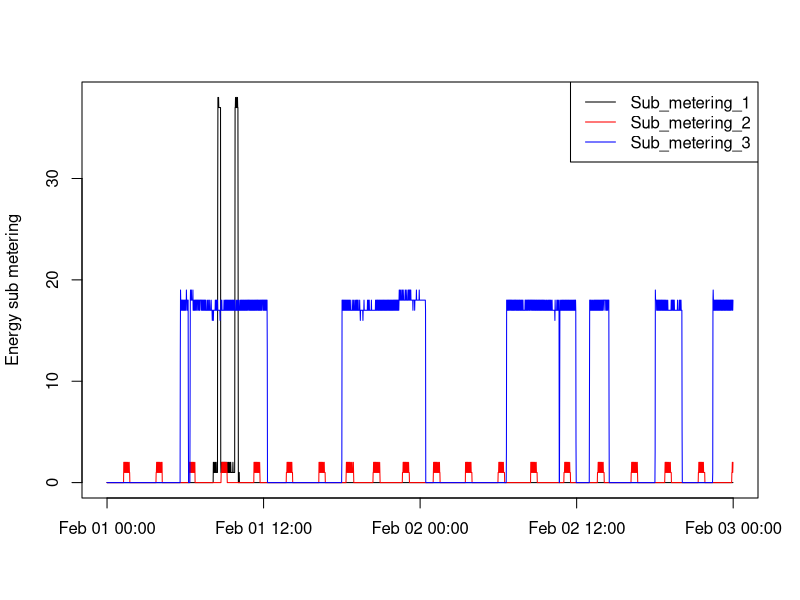
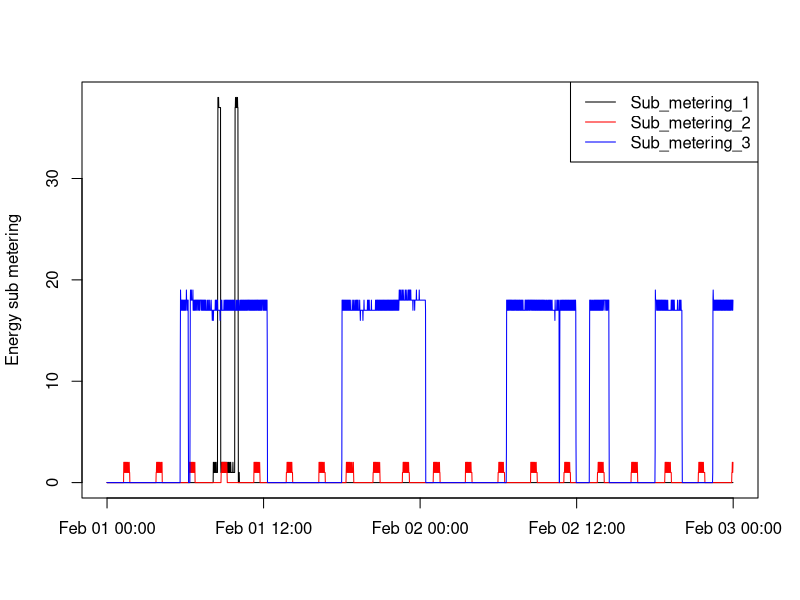

Write the R code that produced these figures, in order.
do_plot <- function() {
	data <- read.csv("data.csv", colClasses = c("character", "POSIXct", "numeric", "numeric", "numeric", "numeric", "numeric", "numeric", "numeric"))
	with(data, plot(Datetime, Sub_metering_1, type = "n", xlab = "", ylab = "Energy sub metering"))
	with(data, lines(Datetime, Sub_metering_1, col = "black"))
	with(data, lines(Datetime, Sub_metering_2, col = "red"))
	with(data, lines(Datetime, Sub_metering_3, col = "blue"))
	legend("topright", c("Sub_metering_1", "Sub_metering_2", "Sub_metering_3"), col = c("black", "red", "blue"), lwd = 1)
}

do_plot()
png("plot3.png")
do_plot()
dev.off()
